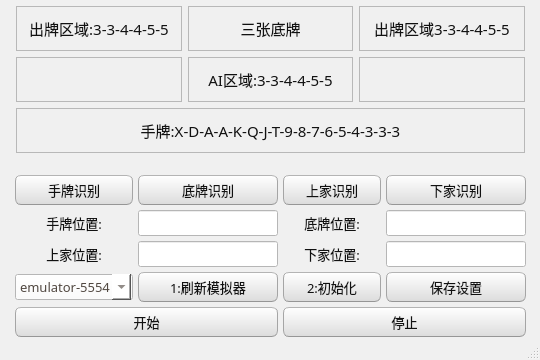
<?xml version="1.0" encoding="UTF-8"?>
<ui version="4.0">
 <class>MainWindow</class>
 <widget class="QMainWindow" name="MainWindow">
  <property name="geometry">
   <rect>
    <x>0</x>
    <y>0</y>
    <width>540</width>
    <height>360</height>
   </rect>
  </property>
  <property name="minimumSize">
   <size>
    <width>540</width>
    <height>360</height>
   </size>
  </property>
  <property name="maximumSize">
   <size>
    <width>540</width>
    <height>360</height>
   </size>
  </property>
  <property name="windowTitle">
   <string>MainWindow</string>
  </property>
  <property name="styleSheet">
   <string notr="true">/*
Ubuntu Style Sheet for QT Applications
Author: Jaime A. Quiroga P.
Company: GTRONICK
Last updated: 01/10/2021 (dd/mm/yyyy), 15:18.
Available at: https://github.com/GTRONICK/QSS/blob/master/Ubuntu.qss
*/
QMainWindow {
	background-color:#f0f0f0;
}
QCheckBox {
	padding:2px;
}
QCheckBox:hover {
	border:1px solid rgb(255,150,60);
	border-radius:4px;
	padding: 1px;
	background-color:qlineargradient(spread:pad, x1:0.5, y1:1, x2:0.5, y2:0, stop:0 rgba(190, 90, 50, 50), stop:1 rgba(250, 130, 40, 50));
}
QCheckBox::indicator:checked {
	border:1px solid rgb(246, 134, 86);
	border-radius:4px;
  	background-color:rgb(246, 134, 86)
}
QCheckBox::indicator:unchecked {
	border-width:1px solid rgb(246, 134, 86);
	border-radius:4px;
  	background-color:rgb(255,255,255);
}
QColorDialog {
	background-color:#f0f0f0;
}
QComboBox {
	color:rgb(81,72,65);
	background: #ffffff;
}
QComboBox:editable {
	selection-color:rgb(81,72,65);
	selection-background-color: #ffffff;
}
QComboBox QAbstractItemView {
	selection-color: #ffffff;
	selection-background-color: rgb(246, 134, 86);
}
QComboBox:!editable:on, QComboBox::drop-down:editable:on {
	color:  #1e1d23;	
}
QDateTimeEdit, QDateEdit, QDoubleSpinBox, QFontComboBox {
	color:rgb(81,72,65);
	background-color: #ffffff;
}

QDialog {
	background-color:#f0f0f0;
}

QLabel,QLineEdit {
	color:rgb(17,17,17);
}
QLineEdit {
	background-color:rgb(255,255,255);
	selection-background-color:rgb(236,116,64);
}
QMenuBar {
	color:rgb(223,219,210);
	background-color:rgb(65,64,59);
}
QMenuBar::item {
	padding-top:4px;
	padding-left:4px;
	padding-right:4px;
	color:rgb(223,219,210);
	background-color:rgb(65,64,59);
}
QMenuBar::item:selected {
	color:rgb(255,255,255);
	padding-top:2px;
	padding-left:2px;
	padding-right:2px;
	border-top-width:2px;
	border-left-width:2px;
	border-right-width:2px;
	border-top-right-radius:4px;
	border-top-left-radius:4px;
	border-style:solid;
	background-color:rgb(65,64,59);
	border-top-color: rgb(47,47,44);
	border-right-color: qlineargradient(spread:pad, x1:0, y1:1, x2:1, y2:0, stop:0 rgba(90, 87, 78, 255), stop:1 rgba(47,47,44, 255));
	border-left-color:  qlineargradient(spread:pad, x1:1, y1:0, x2:0, y2:0, stop:0 rgba(90, 87, 78, 255), stop:1 rgba(47,47,44, 255));
}
QMenu {
	color:rgb(223,219,210);
	background-color:rgb(65,64,59);
}
QMenu::item {
	color:rgb(223,219,210);
	padding:4px 10px 4px 20px;
}
QMenu::item:selected {
	color:rgb(255,255,255);
	background-color: qlineargradient(spread:pad, x1:0.5, y1:1, x2:0.5, y2:0, stop:0 rgba(225, 108, 54, 255), stop:1 rgba(246, 134, 86, 255));
	border-style:solid;
	border-width:3px;
	padding:4px 7px 4px 17px;
	border-bottom-color:qlineargradient(spread:pad, x1:0.5, y1:1, x2:0.5, y2:0, stop:0 rgba(175,85,48,255), stop:1 rgba(236,114,67, 255));
	border-top-color:qlineargradient(spread:pad, x1:0.5, y1:1, x2:0.5, y2:0, stop:0 rgba(253,156,113,255), stop:1 rgba(205,90,46, 255));
	border-right-color:qlineargradient(spread:pad, x1:0, y1:0.5, x2:1, y2:0.5, stop:0 rgba(253,156,113,255), stop:1 rgba(205,90,46, 255));
	border-left-color:qlineargradient(spread:pad, x1:1, y1:0.5, x2:0, y2:0.5, stop:0 rgba(253,156,113,255), stop:1 rgba(205,90,46, 255));
}
QPlainTextEdit {
	border: 1px solid transparent;
	color:rgb(17,17,17);
	selection-background-color:rgb(236,116,64);
    background-color: #FFFFFF;
}
QProgressBar {
	text-align: center;
	color: rgb(0, 0, 0);
	border: 1px inset rgb(150,150,150); 
	border-radius: 10px;
	background-color:rgb(221,221,219);
}
QProgressBar::chunk:horizontal {
	background-color: qlineargradient(spread:pad, x1:0.5, y1:1, x2:0.5, y2:0, stop:0 rgba(225, 108, 54, 255), stop:1 rgba(246, 134, 86, 255));
	border:1px solid;
	border-radius:8px;
	border-bottom-color:qlineargradient(spread:pad, x1:0.5, y1:1, x2:0.5, y2:0, stop:0 rgba(175,85,48,255), stop:1 rgba(236,114,67, 255));
	border-top-color:qlineargradient(spread:pad, x1:0.5, y1:1, x2:0.5, y2:0, stop:0 rgba(253,156,113,255), stop:1 rgba(205,90,46, 255));
	border-right-color:qlineargradient(spread:pad, x1:0, y1:0.5, x2:1, y2:0.5, stop:0 rgba(253,156,113,255), stop:1 rgba(205,90,46, 255));
	border-left-color:qlineargradient(spread:pad, x1:1, y1:0.5, x2:0, y2:0.5, stop:0 rgba(253,156,113,255), stop:1 rgba(205,90,46, 255));
}
QPushButton{
	color:rgb(17,17,17);
	border-width: 1px;
	border-radius: 6px;
	border-bottom-color: rgb(150,150,150);
	border-right-color: rgb(165,165,165);
	border-left-color: rgb(165,165,165);
	border-top-color: rgb(180,180,180);
	border-style: solid;
	padding: 4px;
	background-color: qlineargradient(spread:pad, x1:0.5, y1:1, x2:0.5, y2:0, stop:0 rgba(220, 220, 220, 255), stop:1 rgba(255, 255, 255, 255));
}
QPushButton:hover{
	color:rgb(17,17,17);
	border-width: 1px;
	border-radius:6px;
	border-top-color: rgb(255,150,60);
	border-right-color: qlineargradient(spread:pad, x1:0, y1:1, x2:1, y2:0, stop:0 rgba(200, 70, 20, 255), stop:1 rgba(255,150,60, 255));
	border-left-color:  qlineargradient(spread:pad, x1:1, y1:0, x2:0, y2:0, stop:0 rgba(200, 70, 20, 255), stop:1 rgba(255,150,60, 255));
	border-bottom-color: rgb(200,70,20);
	border-style: solid;
	padding: 2px;
	background-color: qlineargradient(spread:pad, x1:0.5, y1:1, x2:0.5, y2:0, stop:0 rgba(220, 220, 220, 255), stop:1 rgba(255, 255, 255, 255));
}
QPushButton:default{
	color:rgb(17,17,17);
	border-width: 1px;
	border-radius:6px;
	border-top-color: rgb(255,150,60);
	border-right-color: qlineargradient(spread:pad, x1:0, y1:1, x2:1, y2:0, stop:0 rgba(200, 70, 20, 255), stop:1 rgba(255,150,60, 255));
	border-left-color:  qlineargradient(spread:pad, x1:1, y1:0, x2:0, y2:0, stop:0 rgba(200, 70, 20, 255), stop:1 rgba(255,150,60, 255));
	border-bottom-color: rgb(200,70,20);
	border-style: solid;
	padding: 2px;
	background-color: qlineargradient(spread:pad, x1:0.5, y1:1, x2:0.5, y2:0, stop:0 rgba(220, 220, 220, 255), stop:1 rgba(255, 255, 255, 255));
}
QPushButton:pressed{
	color:rgb(17,17,17);
	border-width: 1px;
	border-radius: 6px;
	border-width: 1px;
	border-top-color: rgba(255,150,60,200);
	border-right-color: qlineargradient(spread:pad, x1:0, y1:1, x2:1, y2:0, stop:0 rgba(200, 70, 20, 255), stop:1 rgba(255,150,60, 200));
	border-left-color:  qlineargradient(spread:pad, x1:1, y1:0, x2:0, y2:0, stop:0 rgba(200, 70, 20, 255), stop:1 rgba(255,150,60, 200));
	border-bottom-color: rgba(200,70,20,200);
	border-style: solid;
	padding: 2px;
	background-color: qlineargradient(spread:pad, x1:0.5, y1:0, x2:0.5, y2:1, stop:0 rgba(220, 220, 220, 255), stop:1 rgba(255, 255, 255, 255));
}
QPushButton:disabled{
	color:rgb(174,167,159);
	border-width: 1px;
	border-radius: 6px;
	background-color: qlineargradient(spread:pad, x1:0.5, y1:1, x2:0.5, y2:0, stop:0 rgba(200, 200, 200, 255), stop:1 rgba(230, 230, 230, 255));
}
QRadioButton {
	padding: 1px;
}
QRadioButton::indicator:checked {
	height: 10px;
	width: 10px;
	border-style:solid;
	border-radius:5px;
	border-width: 1px;
	border-color: rgba(246, 134, 86, 255);
	color: #a9b7c6;
	background-color:rgba(246, 134, 86, 255);
}
QRadioButton::indicator:!checked {
	height: 10px;
	width: 10px;
	border-style:solid;
	border-radius:5px;
	border-width: 1px;
	border-color: rgb(246, 134, 86);
	color: #a9b7c6;
	background-color: transparent;
}
QScrollArea {
	color: white;
	background-color:#f0f0f0;
}
QSlider::groove {
	border-style: solid;
	border-width: 1px;
	border-color: rgb(207,207,207);
}
QSlider::groove:horizontal {
	height: 5px;
	background: rgb(246, 134, 86);
}
QSlider::groove:vertical {
	width: 5px;
	background: rgb(246, 134, 86);
}
QSlider::handle:horizontal {
	background: rgb(253,253,253);
	border-style: solid;
	border-width: 1px;
	border-color: rgb(207,207,207);
	width: 12px;
	margin: -5px 0;
	border-radius: 7px;
}
QSlider::handle:vertical {
	background: rgb(253,253,253);
	border-style: solid;
	border-width: 1px;
	border-color: rgb(207,207,207);
	height: 12px;
	margin: 0 -5px;
	border-radius: 7px;
}
QSlider::add-page:horizontal, QSlider::add-page:vertical {
 	background: white;
}
QSlider::sub-page:horizontal, QSlider::sub-page:vertical {
	background: rgb(246, 134, 86);
}
QStatusBar, QSpinBox {
	color:rgb(81,72,65);
}
QSpinBox {
	background-color: #ffffff;
}
QScrollBar:horizontal {
	max-height: 20px;
	border: 1px transparent;
	margin: 0px 20px 0px 20px;
}
QScrollBar::handle:horizontal {
	background: rgb(253,253,253);
	border: 1px solid rgb(207,207,207);
	border-radius: 7px;
	min-width: 25px;
}
QScrollBar::handle:horizontal:hover {
	background: rgb(253,253,253);
	border: 1px solid rgb(255,150,60);
	border-radius: 7px;
	min-width: 25px;
}
QScrollBar::add-line:horizontal {
  	border: 1px solid rgb(207,207,207);
  	border-top-right-radius: 7px;
  	border-top-left-radius: 7px;
  	border-bottom-right-radius: 7px;
  	background: rgb(255, 255, 255);
  	width: 20px;
  	subcontrol-position: right;
  	subcontrol-origin: margin;
}
QScrollBar::add-line:horizontal:hover {
  	border: 1px solid rgb(255,150,60);
  	border-top-right-radius: 7px;
  	border-top-left-radius: 7px;
  	border-bottom-right-radius: 7px;
  	background: rgb(255, 255, 255);
  	width: 20px;
  	subcontrol-position: right;
  	subcontrol-origin: margin;
}
QScrollBar::add-line:horizontal:pressed {
  	border: 1px solid grey;
  	border-top-left-radius: 7px;
  	border-top-right-radius: 7px;
  	border-bottom-right-radius: 7px;
  	background: rgb(231,231,231);
  	width: 20px;
  	subcontrol-position: right;
  	subcontrol-origin: margin;
}
QScrollBar::sub-line:horizontal {
  	border: 1px solid rgb(207,207,207);
  	border-top-right-radius: 7px;
  	border-top-left-radius: 7px;
  	border-bottom-left-radius: 7px;
  	background: rgb(255, 255, 255);
  	width: 20px;
  	subcontrol-position: left;
  	subcontrol-origin: margin;
}
QScrollBar::sub-line:horizontal:hover {
  	border: 1px solid rgb(255,150,60);
  	border-top-right-radius: 7px;
  	border-top-left-radius: 7px;
  	border-bottom-left-radius: 7px;
  	background: rgb(255, 255, 255);
  	width: 20px;
  	subcontrol-position: left;
  	subcontrol-origin: margin;
}
QScrollBar::sub-line:horizontal:pressed {
  	border: 1px solid grey;
  	border-top-right-radius: 7px;
  	border-top-left-radius: 7px;
  	border-bottom-left-radius: 7px;
  	background: rgb(231,231,231);
  	width: 20px;
  	subcontrol-position: left;
  	subcontrol-origin: margin;
}
QScrollBar::left-arrow:horizontal {
  	border: 1px transparent grey;
  	border-top-left-radius: 3px;
  	border-bottom-left-radius: 3px;
  	width: 6px;
  	height: 6px;
  	background: rgb(230,230,230);
}
QScrollBar::right-arrow:horizontal {
	border: 1px transparent grey;
	border-top-right-radius: 3px;
	border-bottom-right-radius: 3px;
  	width: 6px;
  	height: 6px;
 	background: rgb(230,230,230);
}
QScrollBar::add-page:horizontal, QScrollBar::sub-page:horizontal {
 	background: none;
} 
QScrollBar:vertical {
	max-width: 20px;
	border: 1px transparent grey;
	margin: 20px 0px 20px 0px;
}
QScrollBar::add-line:vertical {
	border: 1px solid;
	border-color: rgb(207,207,207);
	border-bottom-right-radius: 7px;
	border-bottom-left-radius: 7px;
	border-top-left-radius: 7px;
	background: rgb(255, 255, 255);
  	height: 20px;
  	subcontrol-position: bottom;
  	subcontrol-origin: margin;
}
QScrollBar::add-line:vertical:hover {
  	border: 1px solid;
  	border-color: rgb(255,150,60);
  	border-bottom-right-radius: 7px;
  	border-bottom-left-radius: 7px;
  	border-top-left-radius: 7px;
  	background: rgb(255, 255, 255);
  	height: 20px;
  	subcontrol-position: bottom;
  	subcontrol-origin: margin;
}
QScrollBar::add-line:vertical:pressed {
  	border: 1px solid grey;
  	border-bottom-left-radius: 7px;
  	border-bottom-right-radius: 7px;
  	border-top-left-radius: 7px;
  	background: rgb(231,231,231);
  	height: 20px;
  	subcontrol-position: bottom;
  	subcontrol-origin: margin;
}
QScrollBar::sub-line:vertical {
  	border: 1px solid rgb(207,207,207);
  	border-top-right-radius: 7px;
  	border-top-left-radius: 7px;
  	border-bottom-left-radius: 7px;
  	background: rgb(255, 255, 255);
  	height: 20px;
  	subcontrol-position: top;
  	subcontrol-origin: margin;
}
QScrollBar::sub-line:vertical:hover {
  	border: 1px solid rgb(255,150,60);
  	border-top-right-radius: 7px;
  	border-top-left-radius: 7px;
  	border-bottom-left-radius: 7px;
	background: rgb(255, 255, 255);
  	height: 20px;
  	subcontrol-position: top;
  	subcontrol-origin: margin;
}
QScrollBar::sub-line:vertical:pressed {
  	border: 1px solid grey;
  	border-top-left-radius: 7px;
  	border-top-right-radius: 7px;
  	background: rgb(231,231,231);
 	height: 20px;
  	subcontrol-position: top;
  	subcontrol-origin: margin;
}
QScrollBar::handle:vertical {
	background: rgb(253,253,253);
	border: 1px solid rgb(207,207,207);
	border-radius: 7px;
	min-height: 25px;
}
QScrollBar::handle:vertical:hover {
	background: rgb(253,253,253);
	border: 1px solid rgb(255,150,60);
	border-radius: 7px;
	min-height: 25px;
}
QScrollBar::up-arrow:vertical {
	border: 1px transparent grey;
  	border-top-left-radius: 3px;
	border-top-right-radius: 3px;
  	width: 6px;
  	height: 6px;
  	background: rgb(230,230,230);
}
QScrollBar::down-arrow:vertical {
  	border: 1px transparent grey;
  	border-bottom-left-radius: 3px;
  	border-bottom-right-radius: 3px;
  	width: 6px;
  	height: 6px;
  	background: rgb(230,230,230);
}
QScrollBar::add-page:vertical, QScrollBar::sub-page:vertical {
  	background: none;
}
QTabWidget {
	color:rgb(0,0,0);
	background-color:rgb(247,246,246);
}
QTabWidget::pane {
	border-color: rgb(180,180,180);
	background-color:rgb(247,246,246);
	border-style: solid;
	border-width: 1px;
  	border-radius: 6px;
}
QTabBar::tab {
	padding-left:4px;
	padding-right:4px;
	padding-bottom:2px;
	padding-top:2px;
	color:rgb(81,72,65);
  	background-color: qlineargradient(spread:pad, x1:0.5, y1:1, x2:0.5, y2:0, stop:0 rgba(221,218,217,255), stop:1 rgba(240,239,238,255));
	border-style: solid;
	border-width: 1px;
  	border-top-right-radius:4px;
	border-top-left-radius:4px;
	border-top-color: rgb(180,180,180);
	border-left-color: rgb(180,180,180);
	border-right-color: rgb(180,180,180);
	border-bottom-color: transparent;
}
QTabBar::tab:selected, QTabBar::tab:last:selected, QTabBar::tab:hover {
  	background-color:rgb(247,246,246);
  	margin-left: 0px;
  	margin-right: 1px;
}
QTabBar::tab:!selected {
	margin-top: 1px;
	margin-right: 1px;
}
QTextEdit {
	border-width: 1px;
	border-style: solid;
	border-color:transparent;
	color:rgb(17,17,17);
	selection-background-color:rgb(236,116,64);
}
QTimeEdit, QToolBox, QToolBox::tab, QToolBox::tab:selected {
	color:rgb(81,72,65);
	background-color: #ffffff;
}
</string>
  </property>
  <widget class="QWidget" name="centralwidget">
   <widget class="QWidget" name="layoutWidget">
    <property name="geometry">
     <rect>
      <x>10</x>
      <y>170</y>
      <width>521</width>
      <height>171</height>
     </rect>
    </property>
    <layout class="QGridLayout" name="gridLayout">
     <property name="leftMargin">
      <number>5</number>
     </property>
     <property name="topMargin">
      <number>5</number>
     </property>
     <property name="rightMargin">
      <number>5</number>
     </property>
     <property name="bottomMargin">
      <number>5</number>
     </property>
     <property name="spacing">
      <number>5</number>
     </property>
     <item row="0" column="0">
      <widget class="QPushButton" name="pushButton_hand">
       <property name="minimumSize">
        <size>
         <width>0</width>
         <height>30</height>
        </size>
       </property>
       <property name="maximumSize">
        <size>
         <width>140</width>
         <height>30</height>
        </size>
       </property>
       <property name="font">
        <font>
         <family>微软雅黑</family>
         <pointsize>10</pointsize>
        </font>
       </property>
       <property name="text">
        <string>手牌识别</string>
       </property>
      </widget>
     </item>
     <item row="0" column="1">
      <widget class="QPushButton" name="pushButton_three">
       <property name="minimumSize">
        <size>
         <width>0</width>
         <height>30</height>
        </size>
       </property>
       <property name="maximumSize">
        <size>
         <width>140</width>
         <height>30</height>
        </size>
       </property>
       <property name="font">
        <font>
         <family>微软雅黑</family>
         <pointsize>10</pointsize>
        </font>
       </property>
       <property name="text">
        <string>底牌识别</string>
       </property>
      </widget>
     </item>
     <item row="0" column="2">
      <widget class="QPushButton" name="pushButton_up_card">
       <property name="minimumSize">
        <size>
         <width>0</width>
         <height>30</height>
        </size>
       </property>
       <property name="maximumSize">
        <size>
         <width>140</width>
         <height>30</height>
        </size>
       </property>
       <property name="font">
        <font>
         <family>微软雅黑</family>
         <pointsize>10</pointsize>
        </font>
       </property>
       <property name="text">
        <string>上家识别</string>
       </property>
      </widget>
     </item>
     <item row="0" column="3">
      <widget class="QPushButton" name="pushButton_down_card">
       <property name="minimumSize">
        <size>
         <width>0</width>
         <height>30</height>
        </size>
       </property>
       <property name="maximumSize">
        <size>
         <width>140</width>
         <height>30</height>
        </size>
       </property>
       <property name="font">
        <font>
         <family>微软雅黑</family>
         <pointsize>10</pointsize>
        </font>
       </property>
       <property name="text">
        <string>下家识别</string>
       </property>
      </widget>
     </item>
     <item row="1" column="0">
      <widget class="QLabel" name="label_hand_pos">
       <property name="font">
        <font>
         <family>微软雅黑</family>
         <pointsize>10</pointsize>
        </font>
       </property>
       <property name="text">
        <string>手牌位置:</string>
       </property>
       <property name="alignment">
        <set>Qt::AlignCenter</set>
       </property>
      </widget>
     </item>
     <item row="1" column="1">
      <widget class="QLineEdit" name="lineEdit_hand_pos">
       <property name="maximumSize">
        <size>
         <width>140</width>
         <height>30</height>
        </size>
       </property>
       <property name="font">
        <font>
         <family>微软雅黑</family>
         <pointsize>10</pointsize>
        </font>
       </property>
       <property name="toolTip">
        <string>Y1-Y2-X1-X2</string>
       </property>
      </widget>
     </item>
     <item row="1" column="2">
      <widget class="QLabel" name="label_three_pos">
       <property name="font">
        <font>
         <family>微软雅黑</family>
         <pointsize>10</pointsize>
        </font>
       </property>
       <property name="text">
        <string>底牌位置:</string>
       </property>
       <property name="alignment">
        <set>Qt::AlignCenter</set>
       </property>
      </widget>
     </item>
     <item row="1" column="3">
      <widget class="QLineEdit" name="lineEdit_three_pos">
       <property name="maximumSize">
        <size>
         <width>140</width>
         <height>30</height>
        </size>
       </property>
       <property name="font">
        <font>
         <family>微软雅黑</family>
         <pointsize>10</pointsize>
        </font>
       </property>
       <property name="toolTip">
        <string>Y1-Y2-X1-X2</string>
       </property>
      </widget>
     </item>
     <item row="2" column="0">
      <widget class="QLabel" name="label_play2_2">
       <property name="font">
        <font>
         <family>微软雅黑</family>
         <pointsize>10</pointsize>
        </font>
       </property>
       <property name="text">
        <string>上家位置:</string>
       </property>
       <property name="alignment">
        <set>Qt::AlignCenter</set>
       </property>
      </widget>
     </item>
     <item row="2" column="1">
      <widget class="QLineEdit" name="lineEdit_up_pos">
       <property name="maximumSize">
        <size>
         <width>140</width>
         <height>30</height>
        </size>
       </property>
       <property name="font">
        <font>
         <family>微软雅黑</family>
         <pointsize>10</pointsize>
        </font>
       </property>
       <property name="toolTip">
        <string>Y1-Y2-X1-X2</string>
       </property>
      </widget>
     </item>
     <item row="2" column="2">
      <widget class="QLabel" name="label_9">
       <property name="font">
        <font>
         <family>微软雅黑</family>
         <pointsize>10</pointsize>
        </font>
       </property>
       <property name="text">
        <string>下家位置:</string>
       </property>
       <property name="alignment">
        <set>Qt::AlignCenter</set>
       </property>
      </widget>
     </item>
     <item row="2" column="3">
      <widget class="QLineEdit" name="lineEdit_down_pos">
       <property name="maximumSize">
        <size>
         <width>140</width>
         <height>30</height>
        </size>
       </property>
       <property name="font">
        <font>
         <family>微软雅黑</family>
         <pointsize>10</pointsize>
        </font>
       </property>
       <property name="toolTip">
        <string>Y1-Y2-X1-X2</string>
       </property>
      </widget>
     </item>
     <item row="3" column="0">
      <widget class="QComboBox" name="comboBox_drives">
       <property name="maximumSize">
        <size>
         <width>140</width>
         <height>16777215</height>
        </size>
       </property>
       <property name="font">
        <font>
         <family>微软雅黑</family>
         <pointsize>10</pointsize>
        </font>
       </property>
       <item>
        <property name="text">
         <string>emulator-5554</string>
        </property>
       </item>
       <item>
        <property name="text">
         <string>emulator-5556</string>
        </property>
       </item>
       <item>
        <property name="text">
         <string>emulator-5558</string>
        </property>
       </item>
      </widget>
     </item>
     <item row="3" column="1">
      <widget class="QPushButton" name="pushButton_Refresh">
       <property name="minimumSize">
        <size>
         <width>0</width>
         <height>30</height>
        </size>
       </property>
       <property name="maximumSize">
        <size>
         <width>140</width>
         <height>30</height>
        </size>
       </property>
       <property name="font">
        <font>
         <family>微软雅黑</family>
         <pointsize>10</pointsize>
        </font>
       </property>
       <property name="text">
        <string>1:刷新模拟器</string>
       </property>
      </widget>
     </item>
     <item row="3" column="2">
      <widget class="QPushButton" name="pushButton_init">
       <property name="minimumSize">
        <size>
         <width>0</width>
         <height>30</height>
        </size>
       </property>
       <property name="maximumSize">
        <size>
         <width>140</width>
         <height>30</height>
        </size>
       </property>
       <property name="font">
        <font>
         <family>微软雅黑</family>
         <pointsize>10</pointsize>
        </font>
       </property>
       <property name="text">
        <string>2:初始化</string>
       </property>
      </widget>
     </item>
     <item row="3" column="3">
      <widget class="QPushButton" name="pushButton_save">
       <property name="minimumSize">
        <size>
         <width>0</width>
         <height>30</height>
        </size>
       </property>
       <property name="maximumSize">
        <size>
         <width>140</width>
         <height>30</height>
        </size>
       </property>
       <property name="font">
        <font>
         <family>微软雅黑</family>
         <pointsize>10</pointsize>
        </font>
       </property>
       <property name="text">
        <string>保存设置</string>
       </property>
      </widget>
     </item>
     <item row="4" column="2" colspan="2">
      <widget class="QPushButton" name="pushButton_stop">
       <property name="minimumSize">
        <size>
         <width>0</width>
         <height>30</height>
        </size>
       </property>
       <property name="maximumSize">
        <size>
         <width>640</width>
         <height>30</height>
        </size>
       </property>
       <property name="font">
        <font>
         <family>微软雅黑</family>
         <pointsize>10</pointsize>
        </font>
       </property>
       <property name="text">
        <string>停止</string>
       </property>
      </widget>
     </item>
     <item row="4" column="0" colspan="2">
      <widget class="QPushButton" name="pushButton_start">
       <property name="minimumSize">
        <size>
         <width>0</width>
         <height>30</height>
        </size>
       </property>
       <property name="maximumSize">
        <size>
         <width>640</width>
         <height>30</height>
        </size>
       </property>
       <property name="font">
        <font>
         <family>微软雅黑</family>
         <pointsize>10</pointsize>
        </font>
       </property>
       <property name="text">
        <string>开始</string>
       </property>
      </widget>
     </item>
    </layout>
   </widget>
   <widget class="QWidget" name="layoutWidget">
    <property name="geometry">
     <rect>
      <x>10</x>
      <y>0</y>
      <width>521</width>
      <height>159</height>
     </rect>
    </property>
    <layout class="QGridLayout" name="gridLayout_2">
     <property name="leftMargin">
      <number>6</number>
     </property>
     <property name="topMargin">
      <number>6</number>
     </property>
     <property name="rightMargin">
      <number>6</number>
     </property>
     <property name="bottomMargin">
      <number>6</number>
     </property>
     <item row="0" column="0">
      <widget class="QLabel" name="label_up_card">
       <property name="minimumSize">
        <size>
         <width>0</width>
         <height>45</height>
        </size>
       </property>
       <property name="maximumSize">
        <size>
         <width>16777215</width>
         <height>45</height>
        </size>
       </property>
       <property name="font">
        <font>
         <family>微软雅黑 Light</family>
         <pointsize>11</pointsize>
        </font>
       </property>
       <property name="toolTip">
        <string>下家出牌</string>
       </property>
       <property name="frameShape">
        <enum>QFrame::StyledPanel</enum>
       </property>
       <property name="text">
        <string>出牌区域:3-3-4-4-5-5</string>
       </property>
       <property name="alignment">
        <set>Qt::AlignCenter</set>
       </property>
       <property name="wordWrap">
        <bool>true</bool>
       </property>
      </widget>
     </item>
     <item row="0" column="1">
      <widget class="QLabel" name="label_three_card">
       <property name="minimumSize">
        <size>
         <width>0</width>
         <height>45</height>
        </size>
       </property>
       <property name="maximumSize">
        <size>
         <width>16777215</width>
         <height>45</height>
        </size>
       </property>
       <property name="font">
        <font>
         <family>微软雅黑 Light</family>
         <pointsize>11</pointsize>
        </font>
       </property>
       <property name="toolTip">
        <string>下家出牌</string>
       </property>
       <property name="frameShape">
        <enum>QFrame::StyledPanel</enum>
       </property>
       <property name="text">
        <string>三张底牌</string>
       </property>
       <property name="alignment">
        <set>Qt::AlignCenter</set>
       </property>
       <property name="wordWrap">
        <bool>true</bool>
       </property>
      </widget>
     </item>
     <item row="0" column="2">
      <widget class="QLabel" name="label_down_card">
       <property name="minimumSize">
        <size>
         <width>0</width>
         <height>45</height>
        </size>
       </property>
       <property name="maximumSize">
        <size>
         <width>16777215</width>
         <height>45</height>
        </size>
       </property>
       <property name="font">
        <font>
         <family>微软雅黑 Light</family>
         <pointsize>11</pointsize>
        </font>
       </property>
       <property name="toolTip">
        <string>上家出牌</string>
       </property>
       <property name="frameShape">
        <enum>QFrame::StyledPanel</enum>
       </property>
       <property name="text">
        <string>出牌区域3-3-4-4-5-5</string>
       </property>
       <property name="alignment">
        <set>Qt::AlignCenter</set>
       </property>
       <property name="wordWrap">
        <bool>true</bool>
       </property>
      </widget>
     </item>
     <item row="1" column="0">
      <widget class="QLabel" name="label_other1">
       <property name="minimumSize">
        <size>
         <width>0</width>
         <height>45</height>
        </size>
       </property>
       <property name="maximumSize">
        <size>
         <width>16777215</width>
         <height>45</height>
        </size>
       </property>
       <property name="font">
        <font>
         <family>微软雅黑 Light</family>
         <pointsize>11</pointsize>
        </font>
       </property>
       <property name="toolTip">
        <string/>
       </property>
       <property name="frameShape">
        <enum>QFrame::StyledPanel</enum>
       </property>
       <property name="text">
        <string/>
       </property>
       <property name="alignment">
        <set>Qt::AlignCenter</set>
       </property>
       <property name="wordWrap">
        <bool>true</bool>
       </property>
      </widget>
     </item>
     <item row="1" column="1">
      <widget class="QLabel" name="label_ai_card">
       <property name="minimumSize">
        <size>
         <width>0</width>
         <height>45</height>
        </size>
       </property>
       <property name="maximumSize">
        <size>
         <width>16777215</width>
         <height>45</height>
        </size>
       </property>
       <property name="font">
        <font>
         <family>微软雅黑 Light</family>
         <pointsize>11</pointsize>
        </font>
       </property>
       <property name="toolTip">
        <string>下家出牌</string>
       </property>
       <property name="frameShape">
        <enum>QFrame::StyledPanel</enum>
       </property>
       <property name="text">
        <string>AI区域:3-3-4-4-5-5</string>
       </property>
       <property name="alignment">
        <set>Qt::AlignCenter</set>
       </property>
       <property name="wordWrap">
        <bool>true</bool>
       </property>
      </widget>
     </item>
     <item row="1" column="2">
      <widget class="QLabel" name="label_other2">
       <property name="minimumSize">
        <size>
         <width>0</width>
         <height>45</height>
        </size>
       </property>
       <property name="maximumSize">
        <size>
         <width>16777215</width>
         <height>45</height>
        </size>
       </property>
       <property name="font">
        <font>
         <family>微软雅黑 Light</family>
         <pointsize>11</pointsize>
        </font>
       </property>
       <property name="toolTip">
        <string>下家出牌</string>
       </property>
       <property name="frameShape">
        <enum>QFrame::StyledPanel</enum>
       </property>
       <property name="text">
        <string/>
       </property>
       <property name="alignment">
        <set>Qt::AlignCenter</set>
       </property>
       <property name="wordWrap">
        <bool>true</bool>
       </property>
      </widget>
     </item>
     <item row="2" column="0" colspan="3">
      <widget class="QLabel" name="label_hand">
       <property name="minimumSize">
        <size>
         <width>0</width>
         <height>45</height>
        </size>
       </property>
       <property name="maximumSize">
        <size>
         <width>16777215</width>
         <height>45</height>
        </size>
       </property>
       <property name="font">
        <font>
         <family>微软雅黑 Light</family>
         <pointsize>11</pointsize>
        </font>
       </property>
       <property name="mouseTracking">
        <bool>false</bool>
       </property>
       <property name="toolTip">
        <string>手牌</string>
       </property>
       <property name="frameShape">
        <enum>QFrame::StyledPanel</enum>
       </property>
       <property name="text">
        <string>手牌:X-D-A-A-K-Q-J-T-9-8-7-6-5-4-3-3-3</string>
       </property>
       <property name="alignment">
        <set>Qt::AlignCenter</set>
       </property>
      </widget>
     </item>
    </layout>
   </widget>
  </widget>
  <widget class="QMenuBar" name="menubar">
   <property name="geometry">
    <rect>
     <x>0</x>
     <y>0</y>
     <width>540</width>
     <height>22</height>
    </rect>
   </property>
  </widget>
  <widget class="QStatusBar" name="statusbar"/>
 </widget>
 <resources/>
 <connections/>
</ui>
